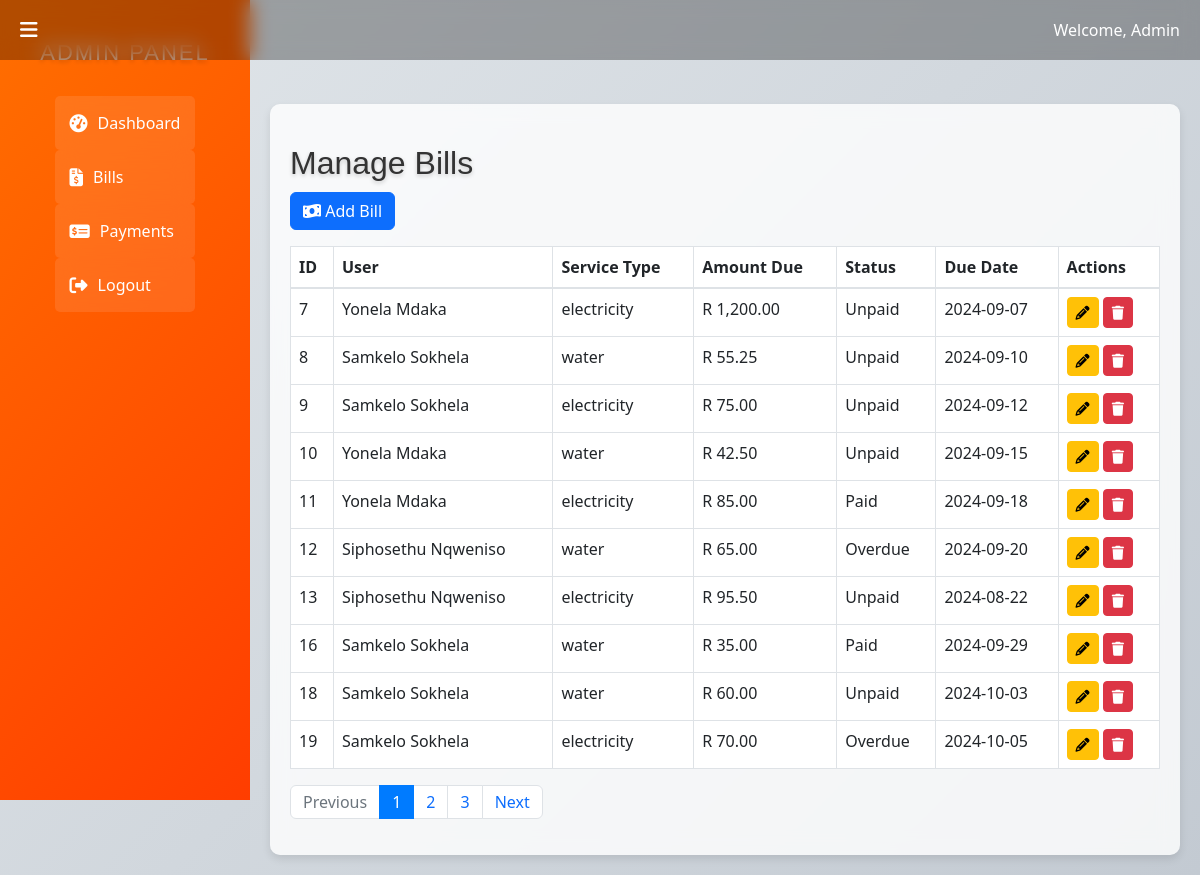
The page /junioradmin/manage_bills.php (signed in) on the database its author committed.
### tables this page shows
CREATE TABLE `bills` (
  `id` int(11) NOT NULL,
  `resident_id` int(11) NOT NULL,
  `service_type` varchar(255) NOT NULL,
  `amount_due` decimal(10,2) NOT NULL,
  `due_date` date NOT NULL,
  `status` enum('paid','unpaid','overdue') DEFAULT 'unpaid',
  `created_at` timestamp NOT NULL DEFAULT current_timestamp(),
  `usage_amount` decimal(10,2) NOT NULL DEFAULT 0.00
);

CREATE TABLE `users` (
  `id` int(11) NOT NULL,
  `email` varchar(255) NOT NULL,
  `password` varchar(255) NOT NULL,
  `role` varchar(10) NOT NULL DEFAULT 'admin',
  `id_number` varchar(20) DEFAULT NULL,
  `first_name` varchar(50) DEFAULT NULL,
  `last_name` varchar(50) DEFAULT NULL,
  `user_type` enum('residential','commercial','industrial') NOT NULL DEFAULT 'residential',
  `meter_number` varchar(255) NOT NULL,
  `usage_amount` decimal(10,2) DEFAULT 0.00,
  `date_of_birth` date DEFAULT NULL,
  `city` varchar(100) DEFAULT NULL,
  `postcode` varchar(20) DEFAULT NULL,
  `state` varchar(50) DEFAULT NULL
);

### junioradmin/manage_bills.php (the view, shortened to what this page needs)
<?php
$servername = "localhost";
$username = "root";
$password = "";
$dbname = "municipal_billing";
$conn = new mysqli($servername, $username, $password, $dbname);
$limit = 10;
$page = isset($_GET['page']) ? (int)$_GET['page'] : 1;
$offset = ($page - 1) * $limit;
$totalResult = $conn->query("SELECT COUNT(*) as total FROM bills");
$totalRows = $totalResult->fetch_assoc()['total'];
$totalPages = ceil($totalRows / $limit);
$result = $conn->query("
    SELECT bills.*, users.first_name, users.last_name
    FROM bills
    JOIN users ON bills.resident_id = users.id
    LIMIT $limit OFFSET $offset
");
?>
<?php include 'includes/header.php'; ?>
<?php include 'includes/navbar.php'; ?>
<div class="main-content">
    <div class="container mt-4">
        <h2>Manage Bills</h2>
        <a href="usage/add_bill.php" class="btn btn-primary mb-3"><i class="fa fa-money-bill-wave"></i> Add Bill</a>
        <table class="table table-bordered">
            <thead>
                <tr>
                    <th>ID</th>
                    <th>User</th>
                    <th>Service Type</th>
                    <th>Amount Due</th>
                    <th>Status</th>
                    <th>Due Date</th>
                    <th>Actions</th>
                </tr>
            </thead>
            <tbody>
                <?php while ($row = $result->fetch_assoc()) { ?>
                    <tr>
                        <td><?php echo htmlspecialchars($row['id']); ?></td>
                        <td><?php echo htmlspecialchars($row['first_name'] . ' ' . $row['last_name']); ?></td>
                        <td><?php echo htmlspecialchars($row['service_type']); ?></td>
                        <td>R <?php echo number_format($row['amount_due'], 2); ?></td>
                        <td><?php echo ucfirst(htmlspecialchars($row['status'])); ?></td>
                        <td><?php echo htmlspecialchars($row['due_date']); ?></td>
                        <td>
                            <a href="usage/edit_bill.php?id=<?php echo htmlspecialchars($row['id']); ?>" class="btn btn-sm btn-warning"><i class="fa fa-pencil-alt" aria-hidden="true"></i></a>
                            <a href="usage/delete_bill.php?id=<?php echo htmlspecialchars($row['id']); ?>" class="btn btn-sm btn-danger"><i class="fa fa-trash" aria-hidden="true"></i></a>
                        </td>
                    </tr>
                <?php } ?>
            </tbody>
        </table>
        <nav aria-label="Page navigation">
            <ul class="pagination">
                <li class="page-item <?php if ($page <= 1) echo 'disabled'; ?>">
                    <a class="page-link" href="?page=<?php echo $page - 1; ?>">Previous</a>
                </li>
                <?php for ($i = 1; $i <= $totalPages; $i++) { ?>
                    <li class="page-item <?php if ($i == $page) echo 'active'; ?>">
                        <a class="page-link" href="?page=<?php echo $i; ?>"><?php echo $i; ?></a>
                    </li>
                <?php } ?>
                <li class="page-item <?php if ($page >= $totalPages) echo 'disabled'; ?>">
                    <a class="page-link" href="?page=<?php echo $page + 1; ?>">Next</a>
                </li>
            </ul>
        </nav>
    </div>
</div>
<?php include 'includes/footer.php'; ?>

### junioradmin/includes/header.php (style rules this page uses)
body { background: linear-gradient(135deg, #e0e5e9, #c2c9d1); background-blend-mode: overlay; display: flex; color: #333; }
.main-content { margin-left: 250px; padding: 80px 20px 20px; transition: margin-left 0.3s ease; width: 100%; position: relative; }
.container { max-width: 1200px; margin: 0 auto; padding: 20px; background: rgba(255, 255, 255, 0.8); border-radius: 10px; box-shadow: 0 4px 8px rgba(0, 0, 0, 0.1); backdrop-filter: blur(10px); transition: box-shadow 0.3s ease; }
.main-content::before { content: ''; position: absolute; top: 0; left: 0; width: 100%; height: 100%; background: rgba(255, 255, 255, 0.1); opacity: 0.2; animation: lighting 2s infinite ease-in-out; z-index: -1; }
h1, h2, h3, h4, h5, h6 { color: #333; font-family: 'Arial', sans-serif; text-shadow: 0 2px 4px rgba(0, 0, 0, 0.2); margin-top: 20px; margin-bottom: 10px; font-weight: normal; }
h2 { font-size: 2rem; }

### rows shown on the page
bills: id "7", resident.last_name "Yonela Mdaka", service_type "electricity", amount_due "1,200.00", status "Unpaid", due_date "2024-09-07"
bills: id "8", resident.last_name "Samkelo Sokhela", service_type "water", amount_due "55.25", status "Unpaid", due_date "2024-09-10"
bills: id "9", resident.last_name "Samkelo Sokhela", service_type "electricity", amount_due "75.00", status "Unpaid", due_date "2024-09-12"
bills: id "10", resident.last_name "Yonela Mdaka", service_type "water", amount_due "42.50", status "Unpaid", due_date "2024-09-15"
bills: id "11", resident.last_name "Yonela Mdaka", service_type "electricity", amount_due "85.00", status "Paid", due_date "2024-09-18"
bills: id "12", resident.last_name "Siphosethu Nqweniso", service_type "water", amount_due "65.00", status "Overdue", due_date "2024-09-20"
bills: id "13", resident.last_name "Siphosethu Nqweniso", service_type "electricity", amount_due "95.50", status "Unpaid", due_date "2024-08-22"
bills: id "16", resident.last_name "Samkelo Sokhela", service_type "water", amount_due "35.00", status "Paid", due_date "2024-09-29"
bills: id "18", resident.last_name "Samkelo Sokhela", service_type "water", amount_due "60.00", status "Unpaid", due_date "2024-10-03"
bills: id "19", resident.last_name "Samkelo Sokhela", service_type "electricity", amount_due "70.00", status "Overdue", due_date "2024-10-05"

### other values the page prints
$loggedInUser "Admin"
